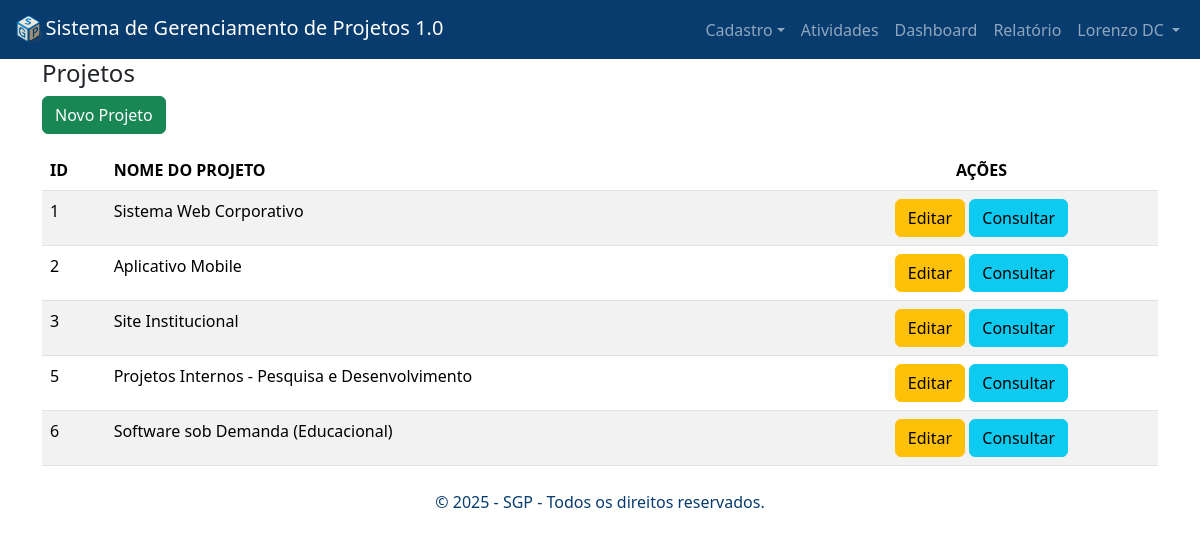
The app's page /projetos.php (signed in) with its own data.
### tables this page shows
CREATE TABLE `projetos` (
  `id` int NOT NULL AUTO_INCREMENT,
  `nome` varchar(255) NOT NULL,
  `cliente_id` int DEFAULT NULL,
  PRIMARY KEY (`id`),
  KEY `fk_cliente_projeto` (`cliente_id`),
  CONSTRAINT `fk_cliente_projeto` FOREIGN KEY (`cliente_id`) REFERENCES `clientes` (`id`)
);

### projetos.php (the view, shortened to what this page needs)
<?php
require_once("header.php");
function retornaProjetos(){
  require("conexao.php");
  try{
    $sql = "SELECT * FROM projetos";
    $stmt = $pdo->query($sql);
    return $stmt->fetchAll(PDO::FETCH_ASSOC);
  } catch (Exception $e){
    die("Erro ao consultar os projetos: " . $e->getMessage());
  }
}
$projetos = retornaProjetos();
?>
<h4>Projetos</h4>
<a href="novo_projeto.php" class="btn btn-success mb-3">Novo Projeto</a>
<table class="table table-hover table-striped" id="tabela">
    <thead>
        <tr>
            <th>ID</th>
            <th>NOME DO PROJETO</th>
            <th style="text-align: center;">AÇÕES</th>
        </tr>
    </thead>
    <tbody>
        <?php foreach($projetos as $p): ?>
            <tr>
                <td><?= $p['id'] ?></td>
                <td><?= $p['nome'] ?></td>
                <td style="text-align: center;">
                    <a href="editar_projetos.php?id=<?= $p['id'] ?>" class="btn btn-warning">Editar</a>
                    <a href="consultar_projetos.php?id=<?= $p['id'] ?>" class="btn btn-info">Consultar</a>
                </td>
            </tr>
        <?php endforeach; ?>
    </tbody>
</table>
<?php
    require_once("footer.php");
?>

### records on screen
projetos: id "1", nome "Sistema Web Corporativo"
projetos: id "2", nome "Aplicativo Mobile"
projetos: id "3", nome "Site Institucional"
projetos: id "5", nome "Projetos Internos - Pesquisa e Desenvolvimento"
projetos: id "6", nome "Software sob Demanda (Educacional)"

### other values on screen
$_SESSION['usuario'] "Lorenzo DC"
